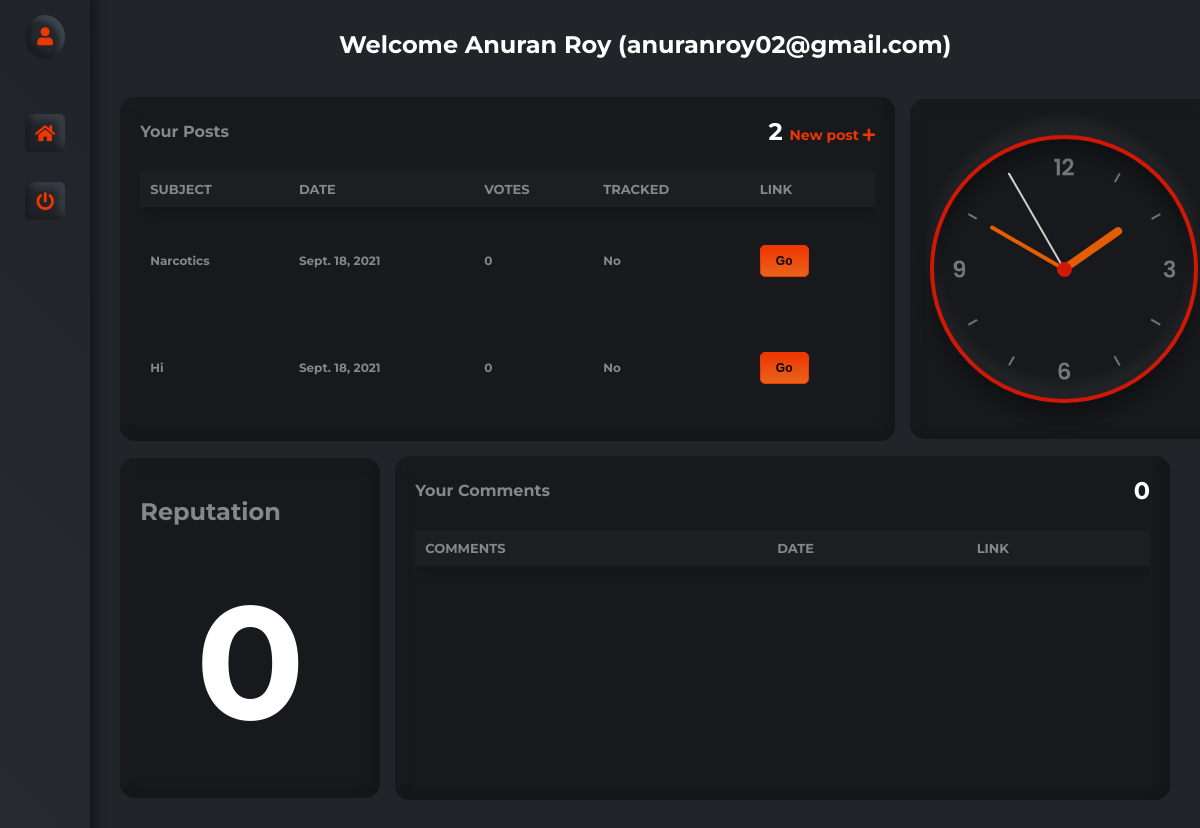
Page /forum/dashboard/ (signed in) on the committed database.
### forum/models.py (models this page shows, shortened)
class Issue(models.Model):
    sno = models.AutoField(primary_key=True)
    user = models.ForeignKey(User, on_delete=models.CASCADE)
    subject = models.CharField(max_length=100, default="(Not available)")
    summary = models.TextField(max_length=200, default="(Not available)")
    description = models.TextField(max_length=750, default="(Not available)")
    image = models.ImageField(upload_to='forum/images/', blank=True)
    tracked = models.BooleanField(choices=((True, 'Yes'), (False, 'No')), default=False)
    status = models.TextField(max_length=300, default="")
    date = models.DateField(auto_now_add=True)
    author = models.CharField(max_length=50, default="Anonymous")
    slug = models.SlugField(unique=True, max_length=100)
    votes = models.IntegerField(default=0)
    tvotes = models.IntegerField(default=0)
    tags = models.JSONField(default=dict)
    class Meta:
        ordering = ['tvotes', '-votes', '-date']

### forum/views.py (the view, shortened to what this page needs)
# urls.py: path('dashboard/', views.dashboard, name="Dashboard"),
def dashboard(request):
    if request.user.is_authenticated:
        activity = list(Issue.objects.filter(user=request.user))
        data = User.objects.filter(username = request.user.username)
        profile = UserProfile.objects.filter(username = request.user.username).first()
        if request.user.is_superuser:
            return redirect("/admin/")
        isTeacher = False
        if(profile == None):
            profile = TeacherProfile.objects.filter(username = request.user.username).first()
            isTeacher = True
        params = dict(data.values()[0])
        params["activity"] = activity
        params["rollno"] = profile.__dict__["rollno"] if not request.user.is_superuser else "NA"
        params["reputation"] = profile.__dict__["reputation"] if not request.user.is_superuser else "Inf"
        if isTeacher:
            params["tags"] = profile.__dict__["tags"]
        comments_activity = list(Comment.objects.filter(username=request.user.username))
        params["comments"] = comments_activity
        if isTeacher:
            return render(request, 'forum/staff/dashboard.html', params)
        else:
            return render(request, 'forum/student/dashboard.html', params)
    else:
        return redirect('/forum/login')

### forum/templates/forum/student/dashboard.html (shortened to what this page needs)
{% load static %}
<!DOCTYPE html>
<html lang="en">
  <head>
    <link
      rel="stylesheet"
      href="https://cdnjs.cloudflare.com/ajax/libs/font-awesome/5.15.1/css/all.min.css"
    />
    <link rel="stylesheet" href="{% static 'forum/dashboard/styles.css' %}" />
  </head>
  <body>
    <div id="wrapper">
      <div id="sidebar-wrapper">
        <div class="avatar">
          <a href="#" data-toggle="tooltip" data-placement="right" title="Username: {{ username }}, Name: {{ first_name }} {{ last_name }}"><i class="fas fa-user"></i></a>
        </div>
        <ul>
          <li class="active_link">
            <a href="/forum/"><i class="fas fa-home"></i></a>
          </li>
          <li class="active_link">
            <a data-toggle="tooltip" data-placement="right" title="Logout" href="/forum/logout"><i class="fas fa-power-off"></i></a>
          </li>
        </ul>
      </div>
      <div id="page-content-wrapper">
        <p class="row my-4">
        <center><h2 style="color: white;">Welcome {{ first_name }} {{ last_name }} ({{ username }})</h2></center>
        <br>
        <br>
        </p>
        <div class="row">
          <div class="card card1">
            <div class="card1_title_wrapper">
              <h1 class="car1_title">Your Posts</h1>
              <p class="car1_text">
                {{ activity|length }}
                <a href="/forum/newpost/" style="text-decoration: none;"><span class="card1_span"
                  >New post <i class="fas fa-plus"></i
                ></span></a>
              </p>
            </div>
            <div class="card1_table_wrapper card_scroll">
              <table class="card1_table card_scroll" id="PostsTable">
                <thead class="card1_table_head">
                  <tr>
                    <th onclick="sortTable(0,'PostsTable')">Subject</th>
                    <th onclick="sortTable(1,'PostsTable')">Date</th>
                    <th onclick="sortTable(2,'PostsTable')">Votes</th>
                    <th onclick="sortTable(3,'PostsTable')">Tracked</th>
                    <th onclick="sortTable(4,'PostsTable')">Link</th>
                  </tr>
                </thead>
                <tbody class="card1_table_tbody">
                  {% for i in activity %}
                    <tr>
                      <td>{{ i.subject }}</td>
                      <td>{{ i.date }}</td>
                      <td>{{ i.votes }}</td>
                      <td>{{ i.tracked|yesno:"Yes,No" }}</td>
                      <td>
                        <a href="/forum/post/{{ i.slug }}" target="_blank"><button class="btn btn-primary">Go</button></a>
                      </td>
                    </tr>
                  {% endfor %}
                </tbody>
              </table>
            </div>
          </div>
          <div class="card card2">
            <div class="clock" onclick="changeClock()">
              <div class="hour_wrapper">
                <div class="hour" id="hr"></div>
              </div>
              <div class="minute_wrapper">
                <div class="minute" id="mn"></div>
              </div>
              <div class="second_wrapper">
                <div class="second" id="sc"></div>
              </div>
            </div>
          </div>
        </div>
        <div class="row row2">
          <div class="card card3">
            <h2>Reputation</h2>
            <center><p class="car1_text reputation_text">{{reputation}}</p></center>
          </div>
          <div class="card card4">
            <div class="card1_title_wrapper">
              <h1 class="car1_title">Your Comments</h1>
              <p class="car1_text">
                {{ comments|length }}
              </p>
            </div>
            <div class="card1_table_wrapper card_scroll">
              <table class="card1_table card_scroll" id="CommentsTable">
                <thead class="card1_table_head">
                  <tr>
                    <th onclick="sortTable(0,'CommentsTable')">Comments</th>
                    <th onclick="sortTable(1,'CommentsTable')">Date</th>
                    <th onclick="sortTable(2,'CommentsTable')">Link</th>
                  </tr>
                </thead>
                <tbody class="card1_table_tbody card_scroll">
                </tbody>
                </div>
            </div>
          </div>
        </div>
      </div>
  </body>
</html>

### forum/static/forum/dashboard/styles.css (style rules this page uses)
* { margin: 0; }
body { box-sizing: border-box; font-family: "Montserrat", sans-serif; }
#wrapper { overflow-x: hidden; display: flex; background-color: #212529; }
#sidebar-wrapper { min-height: 100vh; -webkit-transition: margin 0.25s ease-out; -moz-transition: margin 0.25s ease-out; -o-transition: margin 0.25s ease-out; transition: margin 0.25s ease-out; background: linear-gradient(45deg, #272a2f, #202328); box-shadow: 5px -5px 10px #131517, -5px 5px 10px #353941; }
#sidebar-wrapper .avatar { display: flex; justify-content: center; align-items: center; padding: 15px 0; }
#sidebar-wrapper .avatar a { padding: 12px; border-radius: 50%; background: #24272c; box-shadow: inset 5px -5px 5px #1a1c20, inset -5px 5px 5px #3e444d; }
#sidebar-wrapper .avatar i { font-size: 18px; color: #ee3600; }
#sidebar-wrapper ul { list-style-type: none; padding: 30px 0; }
#sidebar-wrapper ul li { padding: 10px 25px; margin-bottom: 10px; }
#sidebar-wrapper ul li a { display: flex; justify-content: center; align-items: center; text-decoration: none; padding: 10px; color: #858788; border-radius: 5px; box-shadow: inset 5px -5px 10px #1a1c20, inset -5px 5px 10px #3e444d; }
#sidebar-wrapper ul li a i { font-size: 18px; }
.active_link a { color: #ee3600 !important; }
#page-content-wrapper { min-width: 0; width: 100%; padding: 30px; }
.row { display: flex; align-items: center; }
.card { flex-wrap: wrap; color: #858788; padding: 20px; min-height: 300px; border-radius: 15px; background: #17191c; box-shadow: inset -5px -5px 10px #141618, inset 5px 5px 10px #1a1c20; }
.card1 { min-width: 70%; margin-right: 15px; }
.card1_title_wrapper { display: flex; justify-content: space-between; align-items: center; }
.car1_title { font-size: 16px; font-weight: bold; }
.car1_text { color: #ffffff; font-weight: bold; font-size: 24px; }
.card1_span { color: #ee3600; font-size: 14px; }
.card1_table_wrapper { margin-top: 25px; }
.card1_table { width: 100%; border-collapse: collapse; }
.card1_table_head { text-align: left; border-radius: 10px; background: #1d1e22; box-shadow: 5px 5px 10px #17171b, -5px -5px 10px #232529; }
.card1_table_head tr th { padding: 10px; font-size: 13px; text-transform: uppercase; font-weight: bold; }
.card1_table_tbody tr td { padding: 18px 10px; font-size: 12px; font-weight: bold; }
.card2 { flex: 1; display: flex; justify-content: center; align-items: center; position: relative; }
.card_scroll { overflow-x: hidden; overflow-y: scroll; height: 250px !important; -ms-overflow-style: none; scrollbar-width: none; }
th { cursor: pointer; }
th, td { text-align: left; padding: 16px; }
.reputation_text { font-size: 10rem; }
.clock { width: 260px; height: 260px; display: flex; justify-content: center; align-items: center; background-size: cover; border: 4px solid #cf1806; border-radius: 50%; box-shadow: 0 -15px 15px rgba(255, 255, 255, 0.05), inset 0 -15px 15px rgba(255, 255, 255, 0.05), 0 15px 15px rgba(0, 0, 0, 0.3), inset 0 15px 15px rgba(0, 0, 0, 0.3); }
.clock:before { content: ""; position: absolute; width: 15px; height: 15px; background: #cf1806; border-radius: 50%; z-index: 9999; }
.clock .hour_wrapper, .clock .minute_wrapper, .clock .second_wrapper { position: absolute; }
.clock .hour_wrapper, .hour { width: 140px; height: 140px; }
.clock .minute_wrapper, .minute { width: 170px; height: 170px; }
.clock .second_wrapper, .second { width: 222px; height: 222px; }
.hour, .minute, .second { display: flex; justify-content: center; position: absolute; border-radius: 50%; }
.hour:before { content: ""; position: absolute; width: 8px; height: 70px; background: #e55d03; z-index: 10; border-radius: 6px 6px 0 0; }
.minute:before { content: ""; position: absolute; width: 4px; height: 90px; background: #e55d03; z-index: 11; border-radius: 6px 6px 0 0; }
.second:before { content: ""; position: absolute; width: 2px; height: 115px; background: #cfccc9; z-index: 12; border-radius: 6px 6px 0 0; }
.btn { border-radius: 5px; display: inline-block; cursor: pointer; font-size: 12px; font-weight: bold; padding: 8px 15px; text-decoration: none; }
.btn-primary { background: linear-gradient(to bottom, #ee3800 5%, #e8641c 100%); background-color: #ee3800; border: 1px solid #ee3800; color: #000000; }
.row2 { margin: 15px 0; }
.card3 { flex: 1; margin-right: 15px; display: flex; flex-direction: column; justify-content: space-around; }
.card4 { min-width: 70%; }

### rows in the picture
Issue: subject "Narcotics", date "Sept. 18, 2021", votes "0", tracked "No"
Issue: subject "Hi", date "Sept. 18, 2021", votes "0", tracked "No"

### other values in the picture
{{ first_name }} "Anuran"
{{ last_name }} "Roy"
{{ username }} "anuranroy02@gmail.com"
{{ activity|length }} "2"
{{ reputation }} "0"
{{ comments|length }} "0"
